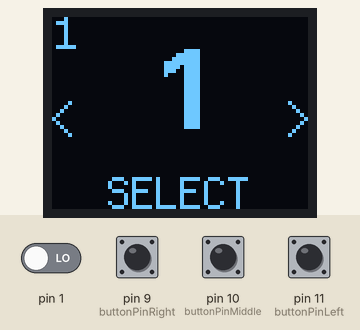
The sketch below on a simulated Arduino Leonardo, built with avr-gcc and run on an emulated ATmega32U4. Shown: 64×48 one-colour display. Inputs (shaded band) come from the test bench; at power-on: pin 9 (buttonPinRight), pin 10 (buttonPinMiddle), pin 11 (buttonPinLeft) HIGH, pin 1 LOW. EEPROM starts erased.

Above: at 2.7 s.
2.8 s: pin 10 (buttonPinMiddle) pulled LOW for 0.15 s
At 3.59 s:
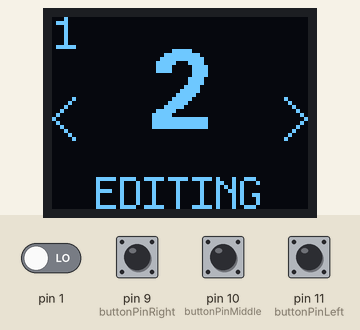
5.2 s: pin 10 (buttonPinMiddle) pulled LOW for 1 s
At 6.8 s:
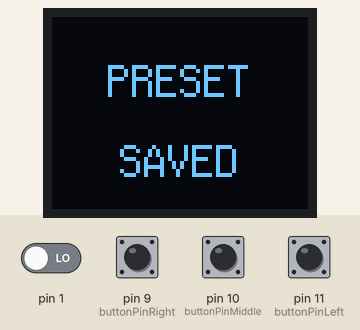
8.6 s: pin 9 (buttonPinRight) pulled LOW for 0.15 s
At 9.9 s:
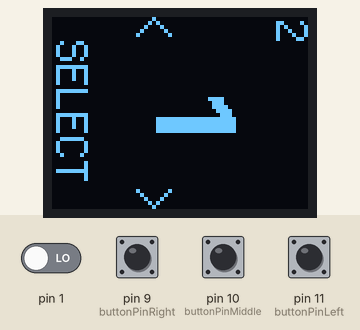
10.3 s: pin 9 (buttonPinRight) pulled LOW for 1 s
At 11.8 s:
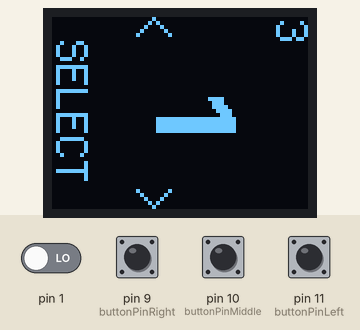
12.8 s: pin 10 (buttonPinMiddle) pulsed LOW 2 times (0.12 s each, 0.3 s apart)
At 13.9 s:
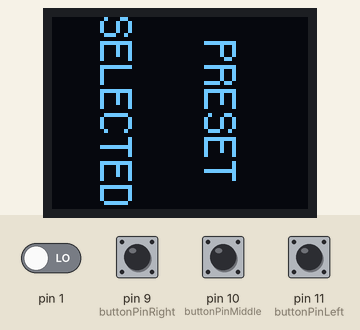
16.0 s: pin 1 driven HIGH
At 16.28 s:
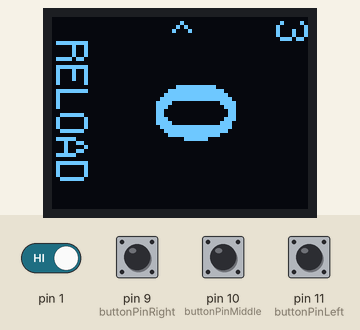
Timing chart, 0 to 19.0 s (numbered marks = the images above; inputs shaded):
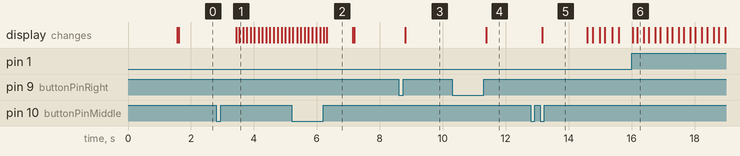

The sketch:

ammo-counter.ino
```cpp
//Pancake Customs Ammo Counter Firmware
//Make sure to use Arduino with the board set to 'Arduino Leonardo'.
//Use a micro-usb cable to connect to the port hidden within the Main Module.

/*
 * This script/function is provided AS IS without warranty of any kind. Author(s) disclaim all implied warranties including, without limitation,
 * any implied warranties of merchantability or of fitness for a particular purpose. The entire risk arising out of the use or performance of the
 * sample scripts and documentation remains with you. In no event shall author(s) be held liable for any damages whatsoever (including, without
 * limitation, damages for loss of business profits, business interruption, loss of business information, or other pecuniary loss) arising out of
 * the use of or inability to use the script or documentation. Neither this script/function, nor any part of it other than those parts that are
 * explicitly copied from others, may be republished without author(s) express written permission. Author(s) retain the right to alter this disclaimer
 * at any time.
 * Pancake Customs cannot be held responsible for any damage sustained to the product when it's either been brought onto an airsoft field, or if the
 * case has been opened up. Messing around with the firmware is entirely at your own risk, and is advisable NOT to do so unless you are comfortable
 * with editing C-styled code, and dealing with Arduino-based projects.
 */

//You'll need these libraries installed
//Arduino is default
//U8g2 runs the display
//Wire allows for intrrupts to be used
//EEPROM allows for the microcontroller's EEPROM memory to be used
#include <Arduino.h>
#include <U8g2lib.h>
#include <Wire.h>
#include <EEPROM.h>

//Initialise the display
U8G2_SSD1306_64X48_ER_F_HW_I2C u8g2(U8G2_R0, /* reset=*/ U8X8_PIN_NONE);

//Set variables
int ammo = 0;
int preset = 0;
int counterMode = 0;
int rotation = 0;
bool editMode = false;
int editTimer = 0;
bool editShow = false;
int flashTimer = 0;
int w = 0;
bool reloaded = false;
int reloadTimer = 0;
bool reloadShow = false;
int ruptPin = A0;
volatile int ruptVal = 0;
volatile bool ruptBuffer = false;
const int buttonPinLeft = 11;
const int buttonPinMiddle = 10;
const int buttonPinRight = 9;
int buttonStateLeft = 0;
int buttonStateMiddle = 0;
int buttonStateRight = 0;
bool buttonBufferLeft = false;
bool buttonBufferMiddle = false;
bool buttonBufferRight = false;
int pushTimerLeft = 0;
int pushTimerMiddle = 0;
int pushTimerRight = 0;
bool buttonTapRight = false;
bool buttonTapMiddle = false;
bool buttonTapLeft = false;
const int PRESET_ARRAY_SIZE = 10;
const int START_EEPROM_ADDRESS = 17;
const int ROTATE_EEPROM_ADDRESS = 15;
int presetValues[PRESET_ARRAY_SIZE] = {1, 1, 1, 1, 1, 1, 1, 1, 1, 1};

//Write to EEPROM
void writeIntArrayIntoEEPROM(int address, int numbers[], int arraySize){
	int addressIndex = address;
	for(int i = 0; i < arraySize; i++){
		EEPROM.write(addressIndex, numbers[i] >> 8);
		EEPROM.write(addressIndex + 1, numbers[i] & 0xFF);
		addressIndex += 2;
	}
}

//Read from EEPROM
void readIntArrayFromEEPROM(int address, int numbers[], int arraySize){
	int addressIndex = address;
	for (int i = 0; i < arraySize; i++){
		numbers[i] = (EEPROM.read(addressIndex) << 8) + EEPROM.read(addressIndex + 1);
		addressIndex += 2;
	}
}

//Test to see if all the presets are the same (if they are assume the module has not been used yet)
int theArray;
int arraySize;
bool all_are_same(int theArray[], int arraySize){
	for(int i = 1; i < arraySize; i++){
		if(theArray[0] != theArray[i]){
			return false;
		}else{
			return true;
		}
	}
}

void setup(){
	//1.5 second delay
	delay(1500);

	//Set up the sensor's interrupt function
	attachInterrupt(digitalPinToInterrupt(1), ammoSpent, CHANGE);

	//Set up the display and buttons
	u8g2.begin();
	pinMode(buttonPinLeft, INPUT);
	pinMode(buttonPinMiddle, INPUT);
	pinMode(buttonPinRight, INPUT);

	//Perform initial read from EEPROM upon boot
	readIntArrayFromEEPROM(START_EEPROM_ADDRESS, presetValues, PRESET_ARRAY_SIZE);

	//Apply values to presets
	ammo = presetValues[preset];
	if(all_are_same(presetValues, PRESET_ARRAY_SIZE)){
		for(int i = 0; i < PRESET_ARRAY_SIZE; i++){
			presetValues[i] = 1;
		}
	}

	//Read what rotation the user last used
	if(EEPROM.read(ROTATE_EEPROM_ADDRESS) == 0xff){
		EEPROM.write(ROTATE_EEPROM_ADDRESS, 0);
	}

	//Set that rotation
	rotation = EEPROM.read(ROTATE_EEPROM_ADDRESS);
}

//If 1 ammo is detected to have passed through the sensor
void ammoSpent(){
	if(!ruptBuffer){
		ammo -= 1;
		ruptBuffer = true;
	}else if(ruptBuffer){
		ruptBuffer = false;
	}
}

//General purpose function to show the main ammo number on every mode
void showAmmo(int method){
	if(method < 1000){
		u8g2.setFont(u8g2_font_fub20_tn);
	}else if(method >= 1000){
		u8g2.setFont(u8g2_font_crox4hb_tf);
	}
	char output[5];
	sprintf(output, "%d", method);
	w = u8g2.getStrWidth(output);
	setRotation(rotation, (64 - w) / 2, 28, 25, (48 - w) / 2, (64 + w) / 2, 20, 39, (48 + w) / 2);
	u8g2.print(method);
}

//General purpose function to show the preset number on every mode
void showPreset(){
	u8g2.setFont(u8g2_font_profont12_tf);
	setRotation(rotation, 1, 8, 55, 1, 63, 39, 8, 47);
	//u8g2.setCursor(1, 8);
	u8g2.print(preset);
}

//General purpse function to rotate display elements depending on a set of values given to it
void setRotation(int rotation, int posX, int posY, int posX90, int posY90, int posX180, int posY180, int posX270, int posY270){
	u8g2.setFontDirection(rotation);
	switch(rotation){
		case 0:
			u8g2.setCursor(posX, posY);
		break;
		case 1:
			u8g2.setCursor(posX90, posY90);
		break;
		case 2:
			u8g2.setCursor(posX180, posY180);
		break;
		case 3:
			u8g2.setCursor(posX270, posY270);
		break;
	}
}

//Begin main loop
void loop(){

	//Default (Counting) mode
	if(counterMode == 0){

		//Reset all drawing buffers
		u8g2.clearBuffer();

		//Show the ammo
		if(!reloaded){
			showAmmo(ammo);
		}

		//Show the preset
		showPreset();

		//Display the RELOAD flashing warning if the ammo reaches '0'
		if(ammo == 0){
			reloadTimer++;
			if(reloadTimer % 5 == 0){
				reloadShow = !reloadShow;
			}
			if(reloadShow){
				w = u8g2.getStrWidth("RELOAD");
				setRotation(rotation, (64 - w) / 2, 48, 0, (48 - w) / 2, (64 + w) / 2, 0, 64, (48 + w) / 2);
				u8g2.print("RELOAD");
				switch(rotation){
					case 0:
						u8g2.drawLine(7, 46, 9, 44);
						u8g2.drawLine(9, 44, 11, 46);
						u8g2.drawLine(51, 46, 53, 44);
						u8g2.drawLine(53, 44, 55, 46);
					break;
					case 1:
						u8g2.drawLine(30, 3, 32, 1);
						u8g2.drawLine(32, 1, 34, 3);
					break;
					case 2:
						u8g2.drawLine(8, 3, 10, 1);
						u8g2.drawLine(10, 1, 12, 3);
						u8g2.drawLine(51, 3, 53, 1);
						u8g2.drawLine(53, 1, 55, 3);
					break;
					case 3:
						u8g2.drawLine(30, 3, 32, 1);
						u8g2.drawLine(32, 1, 34, 3);
					break;
				}
			}

		//Display the word RELOAD with arrows when there's still ammo remaining
		}else{
			w = u8g2.getStrWidth("RELOAD");
			setRotation(rotation, (64 - w) / 2, 48, 0, (48 - w) / 2, (64 + w) / 2, 0, 64, (48 + w) / 2);
			u8g2.print("RELOAD");
			switch(rotation){
				case 0:
					u8g2.drawLine(7, 46, 9, 44);
					u8g2.drawLine(9, 44, 11, 46);
					u8g2.drawLine(51, 46, 53, 44);
					u8g2.drawLine(53, 44, 55, 46);
				break;
				case 1:
					u8g2.drawLine(3, 3, 5, 1);
					u8g2.drawLine(5, 1, 7, 3);
				break;
				case 2:
					u8g2.drawLine(8, 3, 10, 1);
					u8g2.drawLine(10, 1, 12, 3);
					u8g2.drawLine(51, 3, 53, 1);
					u8g2.drawLine(53, 1, 55, 3);
				break;
				case 3:
					u8g2.drawLine(57, 3, 59, 1);
					u8g2.drawLine(59, 1, 61, 3);
				break;
			}
		}

		//Display the flashing RELOADED when the user has reloaded
		if(reloaded){
			reloadTimer++;
			if(reloadTimer % 5 == 0){
				reloadShow = !reloadShow;
			}
			if(reloadShow){
				u8g2.setFont(u8g2_font_profont12_tf);
				w = u8g2.getStrWidth("RELOADED");
				setRotation(rotation, (64 - w) / 2, 20, 37, (48 - w) / 2, (64 + w) / 2, 28, 27, (48 + w) / 2);
				u8g2.print("RELOADED");
				if(reloadTimer >= 20){
					reloadTimer = 0;
					reloadShow = false;
					reloaded = false;
				}
			}
		}

		//Send the display code to the display buffer
		u8g2.sendBuffer();

		//Read any button inputs
		buttonStateLeft = digitalRead(buttonPinLeft);
		buttonStateRight = digitalRead(buttonPinRight);
		buttonStateMiddle = digitalRead(buttonPinMiddle);

		//If left button pressed, go to preset selection mode
		if(buttonStateLeft == LOW){
			buttonBufferLeft = false;
		}else if(!buttonBufferLeft){
			counterMode = 1;
			buttonBufferLeft = true;
		}

		//If middle button pressed, reset counter
		if(buttonStateMiddle == LOW){
			buttonBufferMiddle = false;
		}else if(!buttonBufferMiddle){
			reloadTimer = 0;
			reloadShow = false;
			reloaded = true;
			ammo = presetValues[preset];
			buttonBufferMiddle = true;
		}

		//If right button pressed, go to preset selection mode
		if(buttonStateRight == LOW){
			if(buttonTapRight){
				counterMode = 1;
				pushTimerRight = 0;
				buttonTapRight = false;
				buttonBufferRight = false;
			}
			buttonBufferRight = false;

		//If right button held down, rotate display and record it in memory
		}else if(!buttonBufferRight){
			pushTimerRight++;
			if(pushTimerRight < 100){
				buttonTapRight = true;
			}else{
				if(rotation != 3){
					rotation += 1;
					EEPROM.write(ROTATE_EEPROM_ADDRESS, rotation);
				}else{
					rotation = 0;
					EEPROM.write(ROTATE_EEPROM_ADDRESS, rotation);
				}
				buttonTapRight = false;
				pushTimerRight = 0;
				buttonBufferRight = true;
			}
		}

		//Stop the ammo from decrementing any lower than 0
		if(ammo < 0){
			ammo = 0;
		}

	//Preset selection mode
	}else if(counterMode == 1){

		//Reset all drawing buffers
		u8g2.clearBuffer();

		//If were are currently not in preset editing mode
		if(!editMode){

			//Show the ammo and preset number as normal
			showAmmo(presetValues[preset]);
			showPreset();

			//Work out which way around they are supposed to be displayed based on the user's rotation setting
			if(preset != 0){
				switch(rotation){
					case 0:
						u8g2.drawLine(4, 21, 0, 25);
						u8g2.drawLine(0, 25, 4, 29);
					break;
					case 1:
						u8g2.drawLine(21, 4, 25, 0);
						u8g2.drawLine(25, 0, 29, 4);
					break;
					case 2:
						u8g2.drawLine(59, 27, 63, 23);
						u8g2.drawLine(63, 23, 59, 19);
					break;
					case 3:
						u8g2.drawLine(31, 43, 35, 47);
						u8g2.drawLine(35, 47, 39, 43);
					break;
				}
			}
			if(preset != 9){
				switch(rotation){
					case 0:
						u8g2.drawLine(59, 21, 63, 25);
						u8g2.drawLine(63, 25, 59, 29);
					break;
					case 1:
						u8g2.drawLine(21, 43, 25, 47);
						u8g2.drawLine(25, 47, 29, 43);
					break;
					case 2:
						u8g2.drawLine(4, 21, 0, 25);
						u8g2.drawLine(0, 25, 4, 29);
					break;
					case 3:
						u8g2.drawLine(31, 4, 35, 0);
						u8g2.drawLine(35, 0, 39, 4);
					break;
				}
			}

			//Draw the 'select' text
			u8g2.setFont(u8g2_font_profont12_tf);
			w = u8g2.getStrWidth("SELECT");
			setRotation(rotation, (64 - w) / 2, 48, 0, (48 - w) / 2, (64 + w) / 2, 0, 64, (48 + w) / 2);
			u8g2.print("SELECT");

		//Otherwise if in preset editing mode
		}else{

			//Draw the same as before, but flashing
			editTimer++;
			if(editTimer % 5 == 0){
				editShow = !editShow;
			}
			if(editShow){
				showAmmo(ammo);
				showPreset();
			}

			//If the user is at 0, don't show a left marker
			if(ammo != 0){
				u8g2.drawLine(5, 20, 0, 25);
				u8g2.drawLine(0, 25, 5, 30);
			}

			//If the user is at 9999, don't show a right marker
			if(ammo != 9999){
				u8g2.drawLine(58, 20, 63, 25);
				u8g2.drawLine(63, 25, 58, 30);
			}

			//Display the EDITING text
			u8g2.setFont(u8g2_font_profont12_tf);
			w = u8g2.getStrWidth("EDITING");
			setRotation(rotation, (64 - w) / 2, 48, 0, (48 - w) / 2, (64 + w) / 2, 0, 64, (48 + w) / 2);
			u8g2.print("EDITING");
		}

		//Send display code to display buffer
		u8g2.sendBuffer();

		//Read any button inputs
		buttonStateLeft = digitalRead(buttonPinLeft);
		buttonStateRight = digitalRead(buttonPinRight);
		buttonStateMiddle = digitalRead(buttonPinMiddle);

		//If we're not in preset editing mode
		if(!editMode){

			//If the top button is pressed, select the preset and return to default mode
			if(buttonStateMiddle == LOW){
				if(buttonTapMiddle){
					ammo = presetValues[preset];
					pushTimerMiddle = 0;
					buttonTapMiddle = false;
					editMode = false;
					buttonBufferMiddle = false;
					counterMode = 2;
				}
				buttonBufferMiddle = false;
			}else if(!buttonBufferMiddle){
				pushTimerMiddle++;

				//If the top button is held down, go to preset editing mode
				if(pushTimerMiddle < 20){
					buttonTapMiddle = true;
				}else{
					buttonTapMiddle = false;
					editMode = true;
					ammo = presetValues[preset];
					pushTimerMiddle = 0;
					buttonBufferMiddle = true;
				}
			}

			//If the left button is pressed, go to the previous preset
			if(buttonStateLeft == LOW){
				buttonBufferLeft = false;
			}else if(!buttonBufferLeft){
				if(preset != 0){
					preset -= 1;
					buttonBufferLeft = true;
				}
			}

			//If the right button is pressed, go to the next preset
			if(buttonStateRight == LOW){
				buttonBufferRight = false;
			}else if(!buttonBufferRight){
				if(preset != 9){
					preset += 1;
					buttonBufferRight = true;
				}
			}

		//Otherwise if in editing mode
		}else{

			//If the top button is pressed, confirm the user's input value and save it to EEPROM
			if(buttonStateMiddle == LOW){
				buttonBufferMiddle = false;
			}else if(!buttonBufferMiddle){
				presetValues[preset] = ammo;
				writeIntArrayIntoEEPROM(START_EEPROM_ADDRESS, presetValues, PRESET_ARRAY_SIZE);
				buttonBufferMiddle = true;
				pushTimerMiddle = 0;
				counterMode = 3;
			}

			//If the left button is pressed
			if(buttonStateLeft == HIGH && !buttonBufferLeft){
				pushTimerLeft++;
				if(pushTimerLeft < 20){
					buttonTapLeft = true;
				}else{
					buttonTapLeft = false;
				}

				//If it's held down for longer than 20 steps, decrease it by increasingly larger amounts
				if(pushTimerLeft >= 20 && pushTimerLeft < 100){
					ammo -= 1;
				}else if(pushTimerLeft >= 100 && pushTimerLeft < 200){
		        	ammo -= 2;
				}else if(pushTimerLeft > 200){
		        	ammo -= 10;
				}
			}else{
				//Otherwise just decrease by 1
				if(buttonTapLeft){
					ammo -= 1;
					buttonTapLeft = false;
				}
				pushTimerLeft = 0;
				buttonBufferLeft = false;
			}

			//If the right button is pressed
			if(buttonStateRight == HIGH && !buttonBufferRight){
				pushTimerRight++;
				if(pushTimerRight < 20){
					buttonTapRight = true;
				}else{
					buttonTapRight = false;
				}

				//If it's held down for longer than 20 steps, increase it by increasingly larger amounts
				if(pushTimerRight >= 20 && pushTimerRight < 100){
					ammo += 1;
				}else if(pushTimerRight >= 100 && pushTimerRight < 200){
		        	ammo += 2;
				}else if(pushTimerRight > 200){
		        	ammo += 10;
				}
			}else{
				//Otherwise just increase by 1
				if(buttonTapRight){
					ammo += 1;
					buttonTapRight = false;
				}
				pushTimerRight = 0;
				buttonBufferRight = false;
			}

			//Prevent the user from making the ammo count any lower than 0, or any higher than 9999
			if(ammo > 9999){
				ammo = 9999;
			}
			if(ammo < 0){
				ammo = 0;
			}
		}

	//The mode the user breifly enters that shows the PRESET SELECTED screen
	}else if(counterMode == 2){

		//Clear the display buffer
		u8g2.clearBuffer();

		//Set up a timer
		flashTimer++;

		//Draw the text
		u8g2.setFont(u8g2_font_profont12_tf);
		w = u8g2.getStrWidth("PRESET");
		setRotation(rotation, (64 - w) / 2, 20, 37, (48 - w) / 2, (64 + w) / 2, 28, 27, (48 + w) / 2);
		u8g2.print("PRESET");
		w = u8g2.getStrWidth("SELECTED");
		setRotation(rotation, (64 - w) / 2, 40, 11, (48 - w) / 2, (64 + w) / 2, 8, 53, (48 + w) / 2);
		u8g2.print("SELECTED");

		//Once it's showed for 30 steps, go back to default mode
		if(flashTimer > 30){
			flashTimer = 0;
			counterMode = 0;
		}

		//Send the display code to the display buffer
		u8g2.sendBuffer();

	//The mode the user breifly enters taht shows the PRESET SAVED screen
	}else if(counterMode == 3){

		//Clear the display buffer
		u8g2.clearBuffer();

		//Set up a timer
		flashTimer++;

		//Draw the text
		u8g2.setFont(u8g2_font_profont12_tf);
		w = u8g2.getStrWidth("PRESET");
		setRotation(rotation, (64 - w) / 2, 20, 37, (48 - w) / 2, (64 + w) / 2, 28, 27, (48 + w) / 2);
		u8g2.print("PRESET");
		w = u8g2.getStrWidth("SAVED");
		setRotation(rotation, (64 - w) / 2, 40, 11, (48 - w) / 2, (64 + w) / 2, 8, 53, (48 + w) / 2);
		u8g2.print("SAVED");

		//Once it's showed for 30 steps, go back to default mode
		if(flashTimer > 30){
			editMode = false;
		  	flashTimer = 0;
		  	counterMode = 0;
		}

		//Send the display code to the display buffer
		u8g2.sendBuffer();
	}
}
```

Measured:
- after the input at 2.8 s, the display: first changes after 0.64 s (image 1 shows a later state)
- after the input at 5.2 s, the display: first differs from a run without the input after 1.1 s (image 2)
- after the input at 8.6 s, the display: changes after 0.21 s (image 3)
- after the input at 10.3 s, the display: changes after 1.1 s (image 4)
- after the input at 12.8 s, the display: changes after 0.36 s (image 5)
- after the input at 16.0 s, the display: first changes after 0.05 s (image 6 shows a later state)
- what the display in image 2 shows lasts 0.8 s, from 6.3 s to 7.1 s
